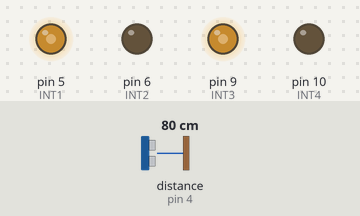
The sketch below on a simulated Arduino Uno, built with avr-gcc and run on an emulated ATmega328P. On the bench: output pins drawn as LEDs (lit = HIGH). Wiring (inferred from the names in the program): ultrasonic range finder: trigger pin 3; echo pin 4. The inputs (shaded band) are chosen by the test bench; at power-on: distance to the obstacle (sensor on pin 4) 80 cm. The echo pulse lasts 58.3 µs per cm; pins used as bus, display or sensor lines are not drawn; what the sketch prints to the serial monitor is not drawn.

Above: at 0.1 s.
Timing chart, 0 to 1.6 s (numbered marks = the images above):
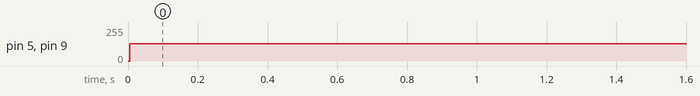

The sketch:

ultrasonido_motores.ino
```cpp
#define INT1 5
#define INT2 6
#define INT3 9
#define INT4 10
#define TRIGGER_PIN 3
#define ECHO_PIN 4

long distancia;
int speedMotor = 255;

void setup() {
  Serial.begin(9600);
  pinMode(TRIGGER_PIN, OUTPUT);
  pinMode(ECHO_PIN,INPUT);
  pinMode(INT1, OUTPUT);
  pinMode(INT2, OUTPUT);
  pinMode(INT3, OUTPUT);
  pinMode(INT4, OUTPUT);
}

void loop() {
  distancia=Ultrasonido(TRIGGER_PIN,ECHO_PIN);
  Serial.println(distancia);

  motorA('R', 128);
  motorB('R', 128);

  delay(100);
}

void motorA(char d, int velocity){
  if (d == 'A'){
    analogWrite(INT1, LOW);
    analogWrite(INT2, velocity);
  } else if (d == 'R') {
    analogWrite(INT1, velocity);
    analogWrite(INT2, LOW);
  } else {
    digitalWrite(INT1, LOW);
    digitalWrite(INT2, LOW);
  }
}

void motorB(char d, int velocity){
  if (d == 'A'){
    analogWrite(INT3, LOW);
    analogWrite(INT4, velocity);
  } else if (d == 'R') {
    analogWrite(INT3, velocity);
    analogWrite(INT4, LOW);
  } else {
    analogWrite(INT3, LOW);
    analogWrite(INT4, LOW);
  }
}

long Ultrasonido(int trigger, int eco){
  long duration; //timepo que demora en llegar el eco
  long distance; //distancia en centimetros

  digitalWrite(trigger,LOW);
  delayMicroseconds(2);
  digitalWrite(trigger,HIGH);
  delayMicroseconds(10);
  digitalWrite(trigger,LOW);
  duration = pulseIn(eco, HIGH); //obtenemos el ancho del pulso
  distance = (duration*.0343)/2;
  return distance;
}
```

Measured:
- by itself, pin 5 (INT1), pin 9 (INT3): 0/255 → 128/255 at 0.01 s
